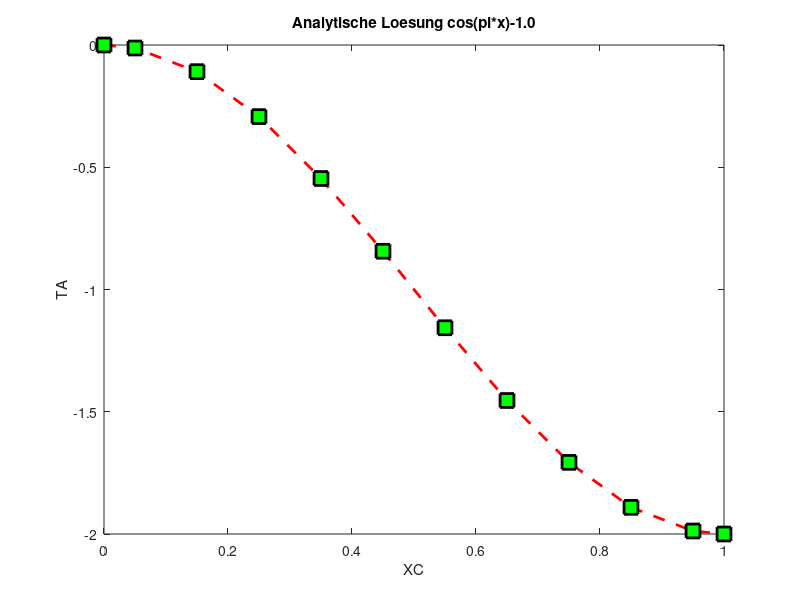
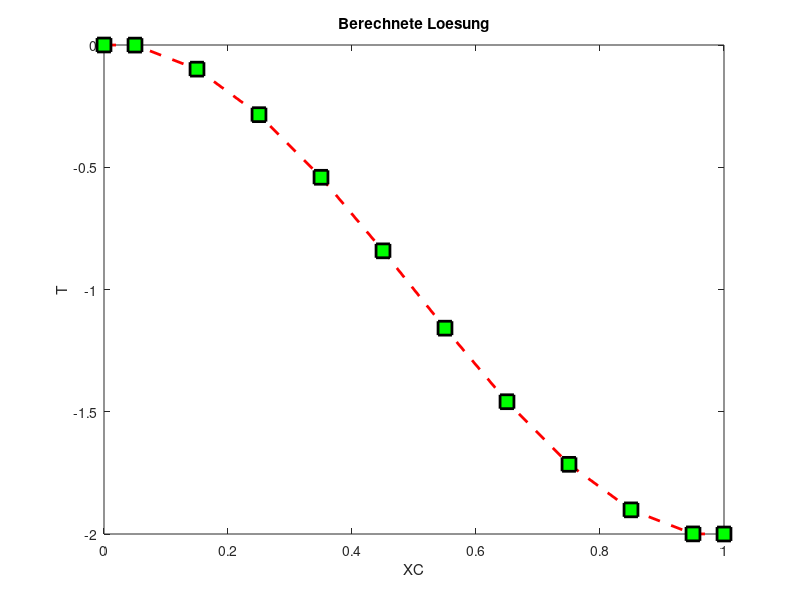
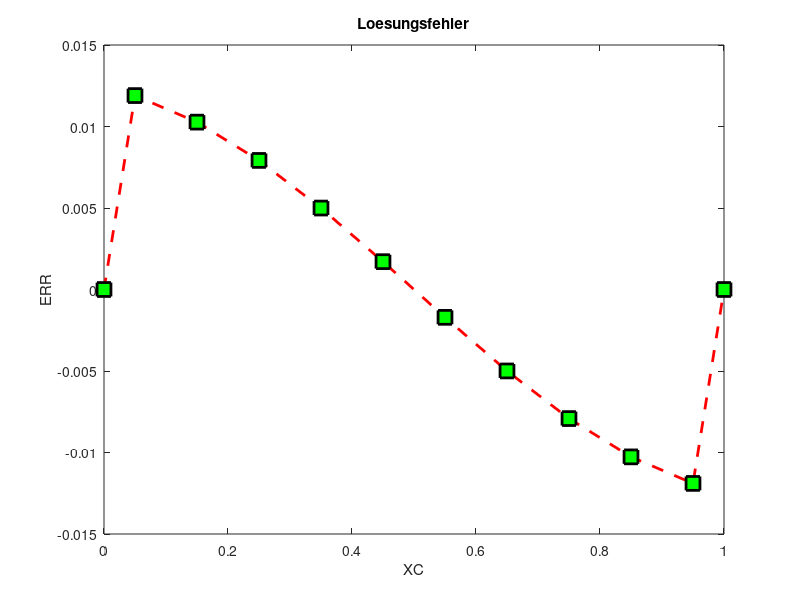
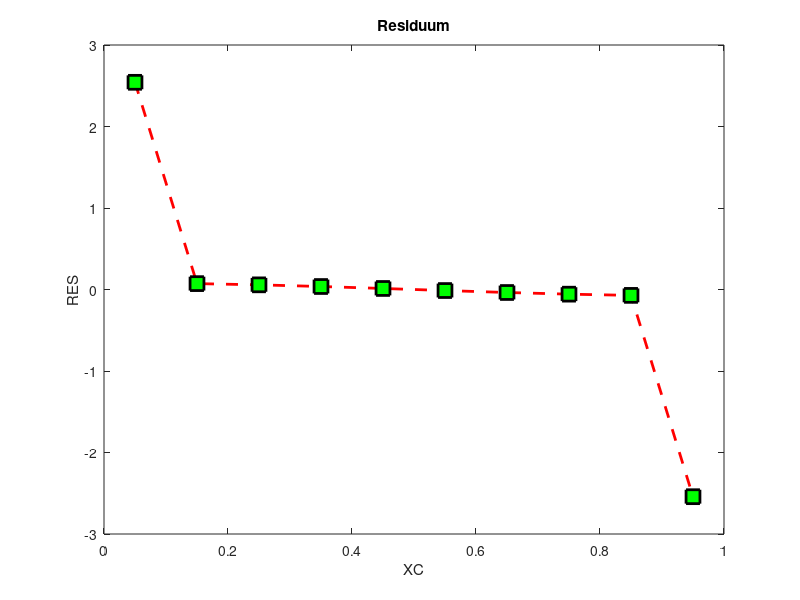

The MATLAB source for these figures, in order:
clc
clear all
close all

SOL=@(x)cos(pi*x)-1.0;
BETA=0.5
DIF=1.0;
KONV=1.0;
BV1=SOL(0);
BV2=SOL(1);
XMIN=0.0;
XMAX=1.0;
N=11;

X=zeros(1,N+1);     %Gittereckkoordinaten
XC=zeros(1,N+1);    %Gitterzentren
B=zeros(1,N+1);     %Rechte Seite
b=zeros(1,N-1);     %Rechte Seite
RES=zeros(1,N-1);   %Residuum
A=zeros(N-1,N-1);   %Systemmatrix
T=zeros(1,N+1);     %Lösungsvektor
TA=zeros(1,N+1);    %Analytische Lösung
TE=zeros(1,N+1);    %Lösungsfehler
AE=zeros(1,N+1);
AW=zeros(1,N+1);
AP=zeros(1,N+1);
TE=zeros(1,N-1);

% Gitter
% Gitterabstand
DX=(XMAX-XMIN)/(N-1);

% Gittereckkoordinaten
X(1)=XMIN;
for i=2:N
    X(i)=X(i-1)+DX;
end
X(N+1)=XMAX;

% Gitterzellzentren 
XC(1)=XMIN;
for i=2:N
    XC(i)=X(i-1)+DX/2;
end
XC(N+1)=XMAX;


%%%%%%%%%%%%%%%%%%%%%%%%%%%%%%%%%%%%%%%%%%%%%%%%%%%%%%%%%%%%%%%%%%%%%%%%%%%
%%% ANALYTISCHE LÖSUNG 
%%%%%%%%%%%%%%%%%%%%%%%%%%%%%%%%%%%%%%%%%%%%%%%%%%%%%%%%%%%%%%%%%%%%%%%%%%%

for i=1:N+1
    TA(i)=SOL(XC(i));
end
figure(1)
plot(XC,TA,'--rs','LineWidth',2,...
                'MarkerEdgeColor','k',...
                'MarkerFaceColor','g',...
                'MarkerSize',10)

xlabel('XC')
ylabel('TA')
title('Analytische Loesung cos(pi*x)-1.0')

%%%%%%%%%%%%%%%%%%%%%%%%%%%%%%%%%%%%%%%%%%%%%%%%%%%%%%%%%%%%%%%%%%%%%%%%%%%
%%% LÖSUNG DIFFUSIONSGLEICHUNG
%%%%%%%%%%%%%%%%%%%%%%%%%%%%%%%%%%%%%%%%%%%%%%%%%%%%%%%%%%%%%%%%%%%%%%%%%%%

%%% DISKRETISIERUNG IM INNEREN DES GEBIETES
for i=2:N-1
    DXPE=XC(i+1)-XC(i);
    %DXWP=XC(i)-XC(i-1);
    DXC=X(i+1)-X(i);
    AE(i)=DIF/(DXPE*DXC);
    AW(i+1)=DIF/(DXPE*DXC);
end

for i=2:N
    AP(i)=(-AE(i)-AW(i));
end

%%% WEST BOUNDARY
D=DIF/((XC(2)-XC(1))*(X(2)-X(1)));
AP(2)=AP(2)-D;
B(2) =B(2) -D*BV1;

%%% EAST BOUNDARY
D=DIF/((XC(N+1)-XC(N))*(X(N)-X(N-1)));
AP(N)=AP(N)-D;
B(N) =B(N) -D*BV2;

%%% QUELLTERM
for i=2:N
    B(i)=B(i)-DIF*pi^2*cos(pi*XC(i));
end

%%% Systemmatrix belegen
% Hauptdiagonale
for i=2:N
    j=i-1;
    A(j,j)=AP(i);
    b(j,1)=B(i);
end
for i=3:N
    j=i-1;
    A(j,j-1)=AW(i);
end
for i=2:N-1
    j=i-1;
    A(j,j+1)=AE(i);
end

%%% LÖSUNG BESTIMMEN
t=A\b;

for i=2:N
   j=i-1;
   T(i)=t(j);
end
T(1)=BV1;
T(N+1)=BV2;

figure(2)
plot(XC,T,'--rs','LineWidth',2,...
                'MarkerEdgeColor','k',...
                'MarkerFaceColor','g',...
                'MarkerSize',10)

xlabel('XC')
ylabel('T')
title('Berechnete Loesung')


%%%%%%%%%%%%%%%%%%%%%%%%%%%%%%%%%%%%%%%%%%%%%%%%%%%%%%%%%%%%%%%%%%%%%%%%%%%
%%% LÖSUNGFEHLER BERECHNEN
%%%%%%%%%%%%%%%%%%%%%%%%%%%%%%%%%%%%%%%%%%%%%%%%%%%%%%%%%%%%%%%%%%%%%%%%%%%

SERR=0.0;
for i=1:N+1
    ERR(i)=T(i)-TA(i);
    SERR=SERR+ERR(i)^2;
end
SERR=sqrt(SERR/(N-1));

figure(3)
plot(XC,ERR,'--rs','LineWidth',2,...
                'MarkerEdgeColor','k',...
                'MarkerFaceColor','g',...
                'MarkerSize',10)

xlabel('XC')
ylabel('ERR')
title('Loesungsfehler')

fprintf('Summierter Fehler %16.10e \n', SERR);

%%%%%%%%%%%%%%%%%%%%%%%%%%%%%%%%%%%%%%%%%%%%%%%%%%%%%%%%%%%%%%%%%%%%%%%%%%%
%%% ORDNUNG  BESTIMMEN
%%%%%%%%%%%%%%%%%%%%%%%%%%%%%%%%%%%%%%%%%%%%%%%%%%%%%%%%%%%%%%%%%%%%%%%%%%%
ERR5=5.2635094386e-02;
ERR10=1.0155137137e-02;
ERR20=2.2682751396e-03;
ERR40=5.3782243837e-04; 
op=log((ERR5)/(ERR10))/log(2);
fprintf('Ordnung des Verfahrens %16.10e \n',op  );
op=log((ERR10)/(ERR20))/log(2);
fprintf('Ordnung des Verfahrens %16.10e \n',op  );
op=log((ERR20)/(ERR40))/log(2);
fprintf('Ordnung des Verfahrens %16.10e \n',op  );

%%%%%%%%%%%%%%%%%%%%%%%%%%%%%%%%%%%%%%%%%%%%%%%%%%%%%%%%%%%%%%%%%%%%%%%%%%%
%%% RESIDUUM BERECHNEN
%%%%%%%%%%%%%%%%%%%%%%%%%%%%%%%%%%%%%%%%%%%%%%%%%%%%%%%%%%%%%%%%%%%%%%%%%%%

for i=2:N
    j=i-1;
    t(j)=SOL(XC(i));
end

RES=A*t-b;
% RES(1)=0.0;
% RES(N+1)=0.0;

figure(4)
plot(XC(2:N),RES(:,1),'--rs','LineWidth',2,...
    'MarkerEdgeColor','k',...
    'MarkerFaceColor','g',...
    'MarkerSize',10)

xlabel('XC')
ylabel('RES')
title('Residuum')

%%%%%%%%%%%%%%%%%%%%%%%%%%%%%%%%%%%%%%%%%%%%%%%%%%%%%%%%%%%%%%%%%%%%%%%%%%%
%%% TRUNCATION ERROR BERECHNEN
%%%%%%%%%%%%%%%%%%%%%%%%%%%%%%%%%%%%%%%%%%%%%%%%%%%%%%%%%%%%%%%%%%%%%%%%%%%

for i=3:N-2-1
  DX = X(i+1)-X(i);
  TE_source = DX/24*(SOL(XC(i+1))-2*SOL(XC(i))+SOL(XC(i-1)));
  TE_e = (t(i+2) - 3*t(i+1) + 3*t(i) - t(i-1)) / (24*DX);
  TE_w = (t(i+1) - 3*t(i) + 3*t(i-1) - t(i-2)) / (24*DX);
  TE(i) = TE_source + TE_e - TE_w;
end

% TE Sonderfälle für Randvolumen
%i=2;
%DX = X(i+1)-X(i);
%TE(i) = (DX/24 * (SOL(XC(i+1)) - 2*SOL(XC(i)) + SOL(XC(i-1))))... % TE_source
      %+ ((t(i+2)-3*t(i+1)+3*t(i)-t(i-1))/(24*DX))... % TE_e
      %- ((t(i+1)-3*t(i)+4*t(i-1)-2*SOL(XMIN))/(24*DX)); % TE_w

%i = N-2;
%TE(i) = (DX/24 * (SOL(XC(i+1)) - 2*SOL(XC(i)) + SOL(XC(i-1))))... % TE_source
      %+ ((2*SOL(XMAX)-4*t(i+1)+3*t(i)-t(i-1))/(24*DX))... % TE_e
      %- ((t(i+1)-3*t(i)+3*t(i-1)-t(i-2))/(24*DX)); % TE_w

figure(5)
plot(TE,'--rs','LineWidth',2,...
    'MarkerEdgeColor','k',...
    'MarkerFaceColor','g',...
    'MarkerSize',10)
title('Truncation Error')
